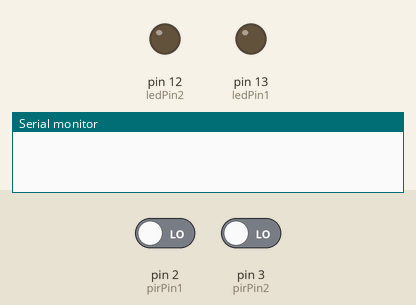
This sketch was run on a simulated Arduino Uno, built with avr-gcc and run on an emulated ATmega328P. On the bench: output pins drawn as LEDs (lit = HIGH), the last lines printed to the serial monitor. The inputs (shaded band) are chosen by the test bench; at power-on: pin 2 (pirPin1) LOW, pin 3 (pirPin2) LOW.

Above: at 1.2 s.
1.3 s: pin 2 (pirPin1) driven HIGH
At 1.6 s:
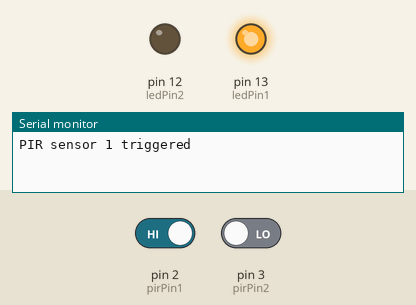
2.8 s: pin 3 (pirPin2) driven HIGH
At 4.0 s:
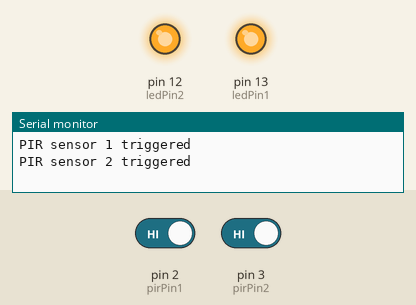
4.3 s: pin 2 (pirPin1) driven LOW
At 5.1 s:
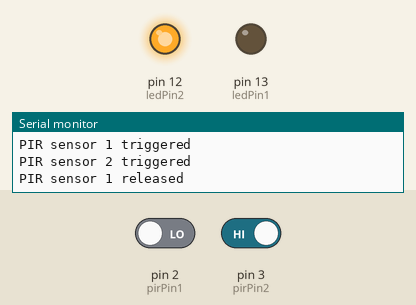
5.8 s: pin 3 (pirPin2) driven LOW
At 6.3 s:
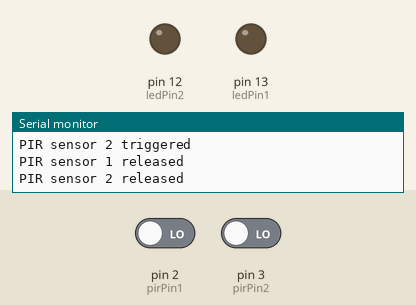
Timing chart, 0 to 8.3 s (numbered marks = the images above; inputs shaded):
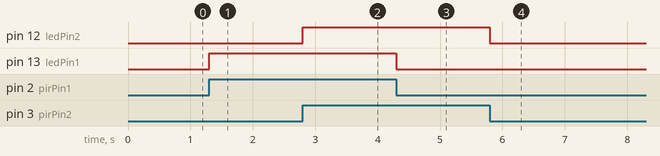

Measured:
- after the input at 1.3 s, pin 13 (ledPin1): LOW → HIGH at once
- after the input at 2.8 s, pin 12 (ledPin2): LOW → HIGH at once
- after the input at 4.3 s, pin 13 (ledPin1): HIGH → LOW at once
- after the input at 5.8 s, pin 12 (ledPin2): HIGH → LOW at once

The sketch:

task.ino
```cpp
// Define the pins for PIR sensors and LEDs
const int pirPin1 = 2; // PIR sensor 1 connected to digital pin 2
const int pirPin2 = 3; // PIR sensor 2 connected to digital pin 3
const int ledPin1 = 13; // LED blue connected to digital pin 13
const int ledPin2 = 12; // LED green connected to digital pin 12

// Variables to store the state of PIR sensors
volatile int pirState1 = LOW;
volatile int pirState2 = LOW;

void setup() {
  pinMode(pirPin1, INPUT);
  pinMode(pirPin2, INPUT);
  pinMode(ledPin1, OUTPUT);
  pinMode(ledPin2, OUTPUT);

  // Attach interrupts to the PIR sensor pins
  attachInterrupt(digitalPinToInterrupt(pirPin1), pirEvent1, CHANGE);
  attachInterrupt(digitalPinToInterrupt(pirPin2), pirEvent2, CHANGE);

  Serial.begin(9600); // Initialize serial communication
}

void loop() {
  // Nothing to do here as we handle PIR events through interrupts
}

// Interrupt service routine for PIR sensor 1
void pirEvent1() {
  pirState1 = digitalRead(pirPin1);
  if (pirState1 == HIGH) {
    Serial.println("PIR sensor 1 triggered");
    digitalWrite(ledPin1, HIGH); // Turn on LED 1
  } else {
    Serial.println("PIR sensor 1 released");
    digitalWrite(ledPin1, LOW); // Turn off LED 1
  }
}

// Interrupt service routine for PIR sensor 2
void pirEvent2() {
  pirState2 = digitalRead(pirPin2);
  if (pirState2 == HIGH) {
    Serial.println("PIR sensor 2 triggered");
    digitalWrite(ledPin2, HIGH); // Turn on LED 2
  } else {
    Serial.println("PIR sensor 2 released");
    digitalWrite(ledPin2, LOW); // Turn off LED 2
  }
}
```
